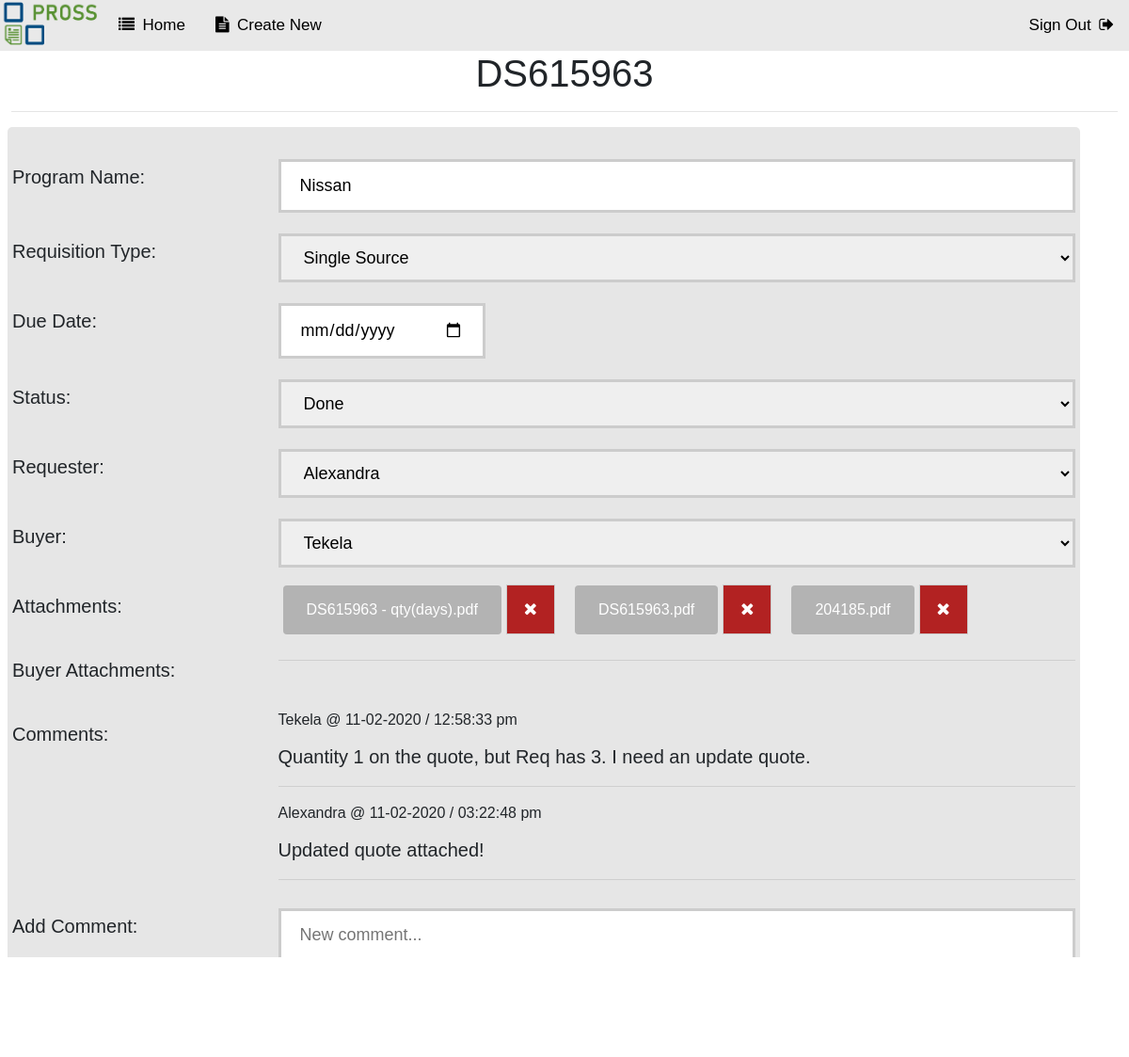
/openadm.php?id=252 (signed in), run on the app's committed database.
### tables this page shows
CREATE TABLE `reqs` (
  `id` int(11) NOT NULL,
  `program` varchar(25) NOT NULL,
  `ds` int(10) NOT NULL,
  `urgency` varchar(1) DEFAULT NULL,
  `progress` varchar(255) NOT NULL DEFAULT 'Submitted',
  `type` varchar(55) NOT NULL,
  `submit_date` date NOT NULL,
  `due_date` date DEFAULT NULL,
  `date` timestamp NOT NULL DEFAULT current_timestamp() ON UPDATE current_timestamp(),
  `submitted` varchar(255) NOT NULL,
  `assigned` varchar(255) NOT NULL
);

CREATE TABLE `attachments` (
  `id` int(25) NOT NULL,
  `reqs_id` int(25) NOT NULL,
  `role` varchar(25) NOT NULL,
  `name` varchar(255) NOT NULL
);

CREATE TABLE `comments` (
  `id` int(25) NOT NULL,
  `reqs_id` int(25) NOT NULL,
  `name` varchar(255) NOT NULL,
  `comment` text DEFAULT NULL,
  `timestamp` timestamp NOT NULL DEFAULT current_timestamp(),
  `new` int(1) DEFAULT NULL
);

### openadm.php (the view, shortened to what this page needs)
<?php
	$logedInUsername = $_SESSION['username'];
	$id = null;
	if ( !empty($_GET['id'])) {
		$id = $_REQUEST['id'];
	}
	$pdo = Database::connect();
	$sql = "SELECT * FROM reqs WHERE id = ?";
	$q = $pdo->prepare($sql);
	$q->execute(array($id));
	$data = $q->fetch(PDO::FETCH_ASSOC);
	$dueDate = $data['due_date'];
	$pdo = Database::connect();
	$sql = "SELECT * FROM reqs WHERE id = ?";
	$q = $pdo->prepare($sql);
	$q->execute(array($id));
	$data = $q->fetch(PDO::FETCH_ASSOC);
	$type = $data['type'];
	if ($type == "Alterations") {
		$type = "PO" . $data['ds'];
	} else {
		$type = "DS" . $data['ds'];
	}
	if (!empty($_POST)) {
		$dueDate = $_POST['dueDate'];
		$program = $_POST['program'];
		$type = $_POST['type'];
		$progress = $_POST['progress'];
		$submitted = $_POST['submitted'];
		$assigned = $_POST['assigned'];
		$expcomment = $_POST['expcomment'];
		$pdo = Database::connect();
		if ($dueDate != null) {
			$sql = "UPDATE reqs SET due_date = ? WHERE id = ?";
			$q = $pdo->prepare($sql);
			$q->execute(array($dueDate,$id));
		}
		if ($program != null) {
			$pdo->setAttribute(PDO::ATTR_ERRMODE, PDO::ERRMODE_EXCEPTION);
			$sql = "UPDATE reqs SET program = ? WHERE id = ?";
			$q = $pdo->prepare($sql);
			$q->execute(array($program,$id));
		}
		if ($type != null) {
			$pdo->setAttribute(PDO::ATTR_ERRMODE, PDO::ERRMODE_EXCEPTION);
			$sql = "UPDATE reqs SET type = ? WHERE id = ?";
			$q = $pdo->prepare($sql);
			$q->execute(array($type,$id));
		}
		if ($progress != null) {
			$pdo->setAttribute(PDO::ATTR_ERRMODE, PDO::ERRMODE_EXCEPTION);
			$sql = "UPDATE reqs SET progress = ? WHERE id = ?";
			$q = $pdo->prepare($sql);
			$q->execute(array($progress,$id));
		}
		if ($submitted != null) {
			$pdo->setAttribute(PDO::ATTR_ERRMODE, PDO::ERRMODE_EXCEPTION);
			$sql = "UPDATE reqs SET submitted = ? WHERE id = ?";
			$q = $pdo->prepare($sql);
			$q->execute(array($submitted,$id));
		}
		if ($assigned != null) {
			$pdo->setAttribute(PDO::ATTR_ERRMODE, PDO::ERRMODE_EXCEPTION);
			$sql = "UPDATE reqs SET assigned = ? WHERE id = ?";
			$q = $pdo->prepare($sql);
			$q->execute(array($assigned,$id));
		}
		$reqs_id = $id;
		if ($expcomment != null) {
			$comment = addslashes($expcomment);
			$sql = "INSERT INTO comments(reqs_id, name, comment) VALUES ('$reqs_id', '$logedInUsername', '$comment')";
			$pdo->setAttribute(PDO::ATTR_ERRMODE, PDO::ERRMODE_EXCEPTION);
			$q = $pdo->prepare($sql);
			$q->execute(array());
		}
		Database::disconnect();
		header("Location: index.php");
	} else {
		$pdo = Database::connect();
		$pdo->setAttribute(PDO::ATTR_ERRMODE, PDO::ERRMODE_EXCEPTION);
		$sql = "SELECT * FROM reqs where id = ?";
		$q = $pdo->prepare($sql);
		$q->execute(array($id));
		$data = $q->fetch(PDO::FETCH_ASSOC);
		$program = $data['program'];
	}
?>
<!DOCTYPE html>
<html lang="en">
<head>
    <link   href="css/bootstrap.min.css" rel="stylesheet">
	<link rel="stylesheet" href="https://cdnjs.cloudflare.com/ajax/libs/font-awesome/4.7.0/css/font-awesome.min.css">
</head>
<body>
	<div class="topnav">
		<img src="PROSS_Logo.png" href="index.php" alt="Logo" style="width:110px;height:50px;">
        <a href="index.php"><i class="fa fa-list"></i>&ensp;Home</a>
		<a href="create.php"><i class="fa fa-file-text"></i>&ensp;Create New</a>
        <a style="float:right;" href="logout.php">Sign Out&ensp;<i class="fa fa-sign-out"></i></a>
    </div>
	<h1><?php echo $type;?></h1>
	<hr style="width:98%">
    <div class="container">
	    <form action="openadm.php?id=<?php echo $id?>" method="post" enctype="multipart/form-data">
			<div class="row">
				<div class="col-25">
					<label for="program">Program Name:</label>
				</div>
				<div class="col-75">
					<input name="program" type="text" maxlength="15" value="<?php echo !empty($program)?$program:'';?>">
				</div>
			</div>
			<div class="row">
				<div class="col-25">
					<label for="type">Requisition Type:</label>
				</div>
				<div class="col-75">
					<select id="type" name="type" class="select">
						<option selected="selected"><?php echo $data['type'];?></option>
					</select>
				</div>
			</div>
			<div class="row" id="dueDate">
				<div class="col-25">
					<label for="dueDate">Due Date:</label>
				</div>
				<div class="col-75">
					<input name="dueDate" type="date" value="<?php echo !empty($dueDate)?$dueDate:'';?>">
				</div>
			</div>
			<div class="row">
				<div class="col-25">
					<label for="progress">Status:</label>
				</div>
				<div class="col-75">
					<select id="progress" name="progress" class="select">
						<option selected="selected"><?php echo $data['progress'];?></option>
					</select>
				</div>
		    </div>
			<div class="row">
				<div class="col-25">
					<label for="submitted">Requester:</label>
				</div>
				<div class="col-75">
					<select name="submitted" class="select">
						<option selected="selected"><?php echo $data['submitted'];?></option>
					</select>
				</div>
		    </div>
			<div class="row">
				<div class="col-25">
					<label for="assigned">Buyer:</label>
				</div>
				<div class="col-75">
					<select name="assigned" class="select">
						<option selected="selected"><?php echo $data['assigned'];?></option>
					</select>
				</div>
		    </div>
			<div class="row">
				<div class="col-25">
					<label class="attachments">Attachments:</label>
				</div>
				<div class="col-75">
					<?php
						$pdo = Database::connect();
						$id = $data['id'];
						$sql = "SELECT * FROM attachments WHERE reqs_id=$id AND role!='buyer' ORDER BY id ASC";
						foreach ($pdo->query($sql) as $row) {
							$attach_id = $row['id'];
							echo '<a class="link" href="uploads/' . $data['ds'] . "/" . $row['name'] . '" download><span>' . substr($row['name'],0,30) . '</span></a><a href="deletefile.php?id='.$id.'&attach_id='.$attach_id.'&loc=adm" class="custom-delete" id="delete" onclick="return clicked();"><span><i class="fa fa-close"></i></span></a>&ensp;&ensp;';
						}
					?>
				</div>
			</div>
			<div class="row">
				<div class="col-25">
					<label class="attachments">Buyer Attachments:</label>
				</div>
				<div class="col-75">
					<hr>
				</div>
			</div>
			<div class="row">
				<div class="col-25">
					<label class="comments">Comments:</label>
				</div>
				<div class="col-75">
					<?php
						$pdo = Database::connect();
						$id = $data['id'];
						$sql = "SELECT * FROM comments WHERE reqs_id=$id ORDER BY id ASC";
						foreach ($pdo->query($sql) as $row) {
							echo '<p style="font-size: 16px;">'.  $row['name'] .' @ '. date("m-d-Y / h:i:s a",strtotime($row['timestamp'])) .'</p><p>'. $row['comment'] .'</p><hr />';
						}
					?>
				</div>
			</div>
			<div class="row">
				<div class="col-25">
					<label class="expcomment">Add Comment:</label>
				</div>
				<div class="col-75">
					<textarea id="expcomment" name="expcomment" data-emojiable="true" placeholder="New comment..." style="height:55px" value="<?php echo !empty($expcomment)?$expcomment:'';?>"></textarea>
				</div>
			</div>
			<div class="row">
			<button class="button button2" type="submit"><span>Update</span></button>
			<button type="button" class="button button1" style="background-color: grey" onclick="location.href='index.php';"><span>Cancel</span></button>
		</div>
		</form>
	</div>
  </body>
</html>

### openadm.php (style rules this page uses)
body { animation: fadeInAnimation ease 1s; animation-iteration-count: 1; animation-fill-mode: forwards; margin: 0; font-family: Arial, Helvetica, sans-serif; }
* { box-sizing: border-box; }
img { display: block; margin-left: auto; margin-right: auto; }
h1 { text-align: center; }
p { font-size: 20px; margin-bottom: 12px; margin-top: 0px; }
.custom-delete { font-size: 18px; background-color: #b22222; color: white; border: 1px solid #ccc; display: inline-block; padding: 12px 18px; cursor: pointer; transition: all 0.5s; }
.custom-delete span { cursor: pointer; display: inline-block; position: relative; transition: 0.5s; }
.custom-delete span:after { content: 'Delete'; position: absolute; opacity: 0; top: 0; right: -20px; transition: 0.5s; }
.link { display: inline-block; border-radius: 4px; background-color: #b3b3b3; border: none; color: white; text-align: center; padding: 14px 25px; transition: all 0.5s; cursor: pointer; margin: 5px; }
.link span { cursor: pointer; display: inline-block; position: relative; transition: 0.5s; }
.link span:after { font-family: FontAwesome; content: '\f019'; position: absolute; opacity: 0; top: 0; right: -20px; transition: 0.5s; }
.button { display: inline-block; border-radius: 4px; background-color: #009900; border: none; color: #FFFFFF; text-align: center; font-size: 20px; padding: 10px; width: 120px; transition: all 0.5s; cursor: pointer; margin: 5px; float: right; }
.button2 span { cursor: pointer; display: inline-block; position: relative; transition: 0.5s; }
.button2 span:after { content: '\00bb'; position: absolute; opacity: 0; top: 0; right: -20px; transition: 0.5s; }
.button1 span { cursor: pointer; display: inline-block; position: relative; transition: 0.5s; }
.button1 span:after { content: '\00ab'; position: absolute; opacity: 0; top: 0; left: -20px; transition: 0.5s; }
input[type=text], select, textarea { width: 100%; padding: 12px 20px; margin: 8px 0; box-sizing: border-box; border: 3px solid #ccc; -webkit-transition: 0.5s; transition: 0.5s; outline: none; font-size: 18px; }
input[type=date] { width: 220px; padding: 12px 20px; margin: 8px 0; box-sizing: border-box; border: 3px solid #ccc; -webkit-transition: 0.5s; transition: 0.5s; outline: none; font-size: 18px; }
label { padding: 12px 12px 12px 0; display: inline-block; font-size: 20px; }
.container { border-radius: 5px; background-color: #e6e6e6; padding: 20px; margin: 8px; }
.col-25 { float: left; width: 25%; margin-top: 6px; }
.col-75 { float: left; width: 75%; margin-top: 6px; }
.row:after { content: ""; display: table; clear: both; }
.topnav { overflow: hidden; background-color: #e9e9e9; }
.topnav a { float: left; display: block; color: black; text-align: center; padding: 14px 16px; text-decoration: none; font-size: 17px; transition: all 0.5s; }
.topnav img { float: left; display: block; color: black; text-align: center; padding: 2px 2px; text-decoration: none; font-size: 17px; }

### data on the page
reqs: ds "DS615963", program "Nissan", type "Single Source", progress "Done", submitted "Alexandra", assigned "Tekela"
attachments: name "DS615963 - qty(days).pdf"
attachments: name "DS615963.pdf"
attachments: name "204185.pdf"
comments: name "Tekela", timestamp "11-02-2020 / 12:58:33 pm", comment "Quantity 1 on the quote, but Req has 3. I need an update quote."
comments: name "Alexandra", timestamp "11-02-2020 / 03:22:48 pm", comment "Updated quote attached!"
